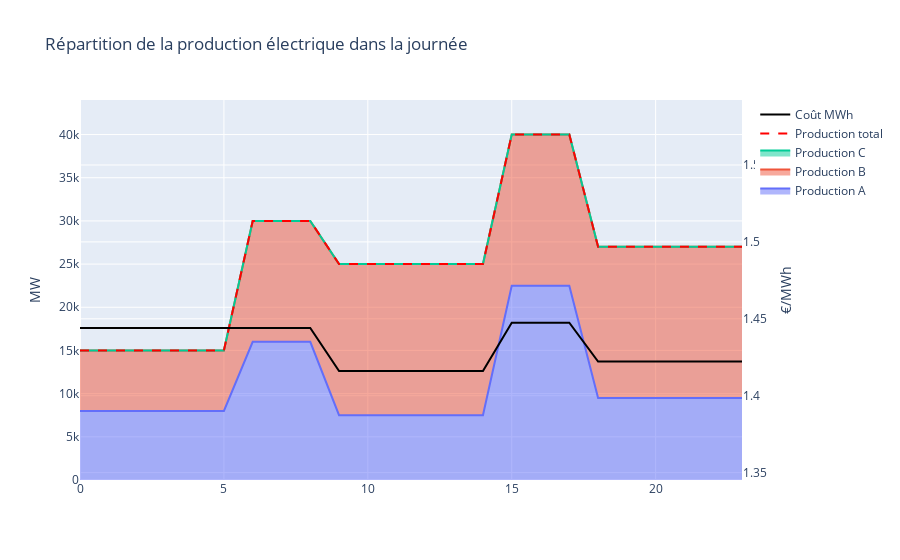

Here is the notebook cell this chart was saved with:
### Code cell
from turtle import color
import plotly.graph_objects as go

fig = go.Figure()

Y = df["Consommation (MW)"].copy()*0
for X in dict_11:
    Y += df[f"Puissance tot {X}"]
    fig.add_trace(
        go.Scatter(
        x=df["h"], 
        y=Y, 
        fill='tonexty',
        name = f"Production {X}"
        )
    )

# fig.add_trace(
#     go.Scatter(
#         x = df["h"],
#         y = df["Consommation (MW)"],
#         name = "Consommation"
#     )
# )
fig.add_trace(
    go.Scatter(
        x = df["h"],
        y = df["Production total"],
        name="Production total",
        line = dict(dash='dash',color="red")
    )
)
fig.add_trace(
    go.Scatter(
        x=df["h"],
        y=df["Coût MWh"],
        yaxis="y2",
        name="Coût MWh",
        line_color="black"
    )
)

fig.update_layout(
    hovermode='x',
    yaxis=dict(title="MW" ,range=[0,df["Consommation (MW)"].max()*1.1]),
    yaxis2=dict(title="€/MWh",
    range=[df["Coût MWh"].min()*0.95,df["Coût MWh"].max()*1.1],
    anchor="free",
    overlaying="y",
    side="right",
    position=1
    ),
    title = "Répartition de la production électrique dans la journée"
)
fig
fig.show()

### Figure 1 — Plotly figure (JSON) as saved in the notebook; plotly's stock layout.template omitted (floating-point values rounded to 4 significant figures)
{"data": [{"fill": "tonexty", "name": "Production A", "type": "scatter", "x": [0, 1, 2, 3, 4, 5, 6, 7, 8, 9, 10, 11, 12, 13, 14, 15, 16, 17, 18, 19, 20, 21, 22, 23], "y": [8000, 8000, 8000, 8000, 8000, 8000, 16000, 16000, 16000, 7500, 7500, 7500, 7500, 7500, 7500, 22500, 22500, 22500, 9500, 9500, 9500, 9500, 9500, 9500]}, {"fill": "tonexty", "name": "Production B", "type": "scatter", "x": [0, 1, 2, 3, 4, 5, 6, 7, 8, 9, 10, 11, 12, 13, 14, 15, 16, 17, 18, 19, 20, 21, 22, 23], "y": [15000, 15000, 15000, 15000, 15000, 15000, 30000, 30000, 30000, 25000, 25000, 25000, 25000, 25000, 25000, 40000, 40000, 40000, 27000, 27000, 27000, 27000, 27000, 27000]}, {"fill": "tonexty", "name": "Production C", "type": "scatter", "x": [0, 1, 2, 3, 4, 5, 6, 7, 8, 9, 10, 11, 12, 13, 14, 15, 16, 17, 18, 19, 20, 21, 22, 23], "y": [15000, 15000, 15000, 15000, 15000, 15000, 30000, 30000, 30000, 25000, 25000, 25000, 25000, 25000, 25000, 40000, 40000, 40000, 27000, 27000, 27000, 27000, 27000, 27000]}, {"line": {"color": "red", "dash": "dash"}, "name": "Production total", "type": "scatter", "x": [0, 1, 2, 3, 4, 5, 6, 7, 8, 9, 10, 11, 12, 13, 14, 15, 16, 17, 18, 19, 20, 21, 22, 23], "y": [15000, 15000, 15000, 15000, 15000, 15000, 30000, 30000, 30000, 25000, 25000, 25000, 25000, 25000, 25000, 40000, 40000, 40000, 27000, 27000, 27000, 27000, 27000, 27000]}, {"line": {"color": "black"}, "name": "Coût MWh", "type": "scatter", "x": [0, 1, 2, 3, 4, 5, 6, 7, 8, 9, 10, 11, 12, 13, 14, 15, 16, 17, 18, 19, 20, 21, 22, 23], "y": [1.444, 1.444, 1.444, 1.444, 1.444, 1.444, 1.444, 1.444, 1.444, 1.416, 1.416, 1.416, 1.416, 1.416, 1.416, 1.448, 1.448, 1.448, 1.422, 1.422, 1.422, 1.422, 1.422, 1.422], "yaxis": "y2"}], "layout": {"hovermode": "x", "title": {"text": "Répartition de la production électrique dans la journée"}, "yaxis": {"range": [0, 44000], "title": {"text": "MW"}}, "yaxis2": {"anchor": "free", "overlaying": "y", "position": 1, "range": [1.345, 1.592], "side": "right", "title": {"text": "€/MWh"}}}}
